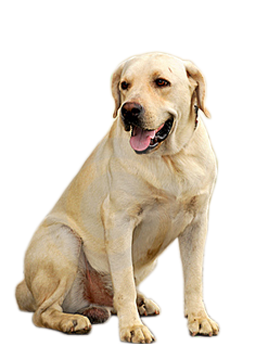
#> input picture Huffman/pictures/Doggo.png, 257 x 344 px, found by its file name
$ jupyter execute --allow-errors 'Huffman Compression Algorithm.ipynb'
#> lines starting #> are read from the running program, lines starting #| are printed output that depends on the picture
[cell 1]
# imports

from collections import Counter
import heapq
from bitarray import bitarray

import pandas as pd
import numpy as np
import math

from PIL import Image

import os
os.environ["PATH"] += os.pathsep + 'C:/Users/PC/anaconda3/pkgs/graphviz-2.38-hfd603c8_2/Library/bin/graphviz'
import graphviz
from graphviz import Digraph
from matplotlib import pyplot as plt

import filecmp
import ast

import time
import timeit

from huffman import Huffman
from LZ77 import LZ77Compressor

# Abstract

### Research goals

This research is focused on the Huffman compression algorithm, its implimentation in Python programming language, comparrison between Huffman algorithm and LZ77 and authors thoughts of optimizing it with the use of prime numbers.

### History

   In 1951, David Huffman had the task to find the most efficient binary code for his final exam paper, he thought of the idea to use frequency-sorted binary tree, building it from bottom to top, which guaranteed optimality.It was published in the 1952 paper "A Method for the Construction of Minimum-Redundancy Codes".

### Brief description

   Huffman code is a type of prefix code, which is used for lossless data compression.The idea is to assign variable-length codes to input characters, lengths of the assigned codes are based on the frequencies of corresponding characters. The most frequent character gets the smallest code and the least frequent character gets the largest code. It is usefull to compress data when there are frequently occuring characters and is still widely used to this day.


## Difference between lossless and lossy compression.

However, before we dive deeper into the world of compression algorithms, lets take a look at the difference between two types of compressions:

 * Lossless
 * Lossy

The main thing is that the **Lossless compression**, restores the files to its original form without loosing data, on the other hand, the **Lossy compression** looses some data in order to compress the file. The data that is lost is so noticable.Here is a nice table giving the differences:

|                     | Lossless Compression                        | Lossy Compression                            |
|---------------------|---------------------------------------------|----------------------------------------------|
| Data Elimination    | No                                          | Yes                                          |
| Restore to original | Yes                                         | No                                           |
| Quality             | Better                                      | Worse                                        |
| Size reduction      | Less                                        | More                                         |
| Capacity            | Less                                        | More                                         |
| Uses                | Text, images, audio                         | Audio, video, images                         |
| Algorithms          | Huffman coding, Run length encoding, ect... | Transform coding, Fractal compression, ect.. |

After we understood the main differences between the two techniques, it is time to write some simple code, to check some of the properties that they have.

Lets now compress an image with exmples from both methods. Actually I am pretty sure that you have already used those two techniques without even knowing it. **PNG** and **JPEG** are perfect examples of that, where **JPEG** is lossy compression and **PNG** is lossless compression. We will write simple program that will convert an image from PNG to JPEG and vise versa, we will check the size and the resolution of the images as well. Here is the image:

[cell 2]
def png_jpeg_and_around(image):
    """
    Takes a PNG and converts it to JPEG and vise versa.
    Prints the sizes of the original image the new JPEG image and the new PNG image
    """
#> called with image = 'pictures/doggo.png'
    image_png_original = Image.open(image)
#> image_png_original is the input picture: PIL image 257x344 RGBA; mean R, G, B, A 207.5, 193.5, 168.5, 104.7
    image_jpeg = image_png_original.convert('RGB')
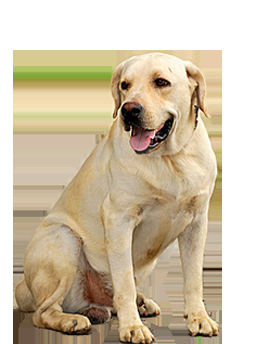
#> image_jpeg: PIL image 257x344 RGB; mean R, G, B 207.5, 193.5, 168.5

    image_jpeg.save("dogJPEG.jpg")

    image_png = Image.open("dogJPEG.jpg")
    image_png.save("dogPNG.png")

    original_png_image_size = os.path.getsize("pictures/doggo.png")
    new_png_image_size = os.path.getsize("pictures/dogPNG.png")
    new_jpeg_image_size = os.path.getsize("pictures/dogJPEG.jpg")

    print(f"The original PNG image size: {original_png_image_size} bytes\n"
            f"The new PNG image size:  {new_png_image_size} bytes\n"
            f"The new JPEG image size: {new_jpeg_image_size} bytes\n")

#> (a cell that did not finish here is left out)

#### The new JPEG image:

#### The new PNG image:

As you can see the image hasn't changed at all except that we added background, however the sizes of the files are quite different. The original image size is 106 Kb and the **JPEG** size is only 13 KB. When we transformed again from **JPEG** to **PNG** the size changed as well to 91,6 KB, which is not the same size as the original image, this is due to lossy compression losses.

## But.. how much is enough ?

 The above experiment showed us how much we can compress an image without loosing it. However when we are talking about loseless algorithms and their optimization we tend to ask well how much we can compress a file without loosing information. To answer this question the Shannon's source coding theorem or noiseless coding theorem is giving us a hand. It establishes the limits to possible data compression, and the operational meaning of the Shannon entropy.

### Shannon entropy

The entropy is formally defined as:

$$H(X)=-\sum_{i=0}^{n}P(x_{i})log_bP(x_{i})$$

Where :

* $ \sum_{i=0}^{n} $ is a summation for probabilities from $i$ to $n$

* $ P(x_{i}) $ is the probability of a single event

* $ b $ is the base of the logarithm used. Some commonlly used values are $2$ for bits Euler's number $e$ for nats and $10$ for bans

For our purpose we are going to use this variation of the formula for calculation the optimum compress size:

$$H(A)=-\sum_{w_{i}>0}w_ih(a_i)$$

where $$ h(a_i) = log_2\frac{1}{w_i}$$

* $h$ is the information content of each symbol $a_i$ with non-null probability and $w$ is weight.

Formula:

$$ H(A)=-\sum_{w_{i}>0}w_ih(a_i) = \sum_{w_{i}>0}w_ilog_2\frac{1}{w_i} = - \sum_{w_{i}>0}w_ilog_2w_i$$

### Entropy Calculator

Ok, so now we now how to calculate what is the minimal number of bit per symbol that we need to encode information lets make function that does it for us.

[cell 4]
def entropy_calculator(text, base=2, prob = False):
    """
    Takes string as an input and returns entropy.
    Defaut value of base is 2 for bits
    """
#> (reads sample text/sample-text-file-4kb.txt from the repository)
    probabilities = [n/len(text) for x,n in Counter(text).items()]

    entropy = [-p*math.log(p,2) for p in probabilities]

    if prob:
        return round(sum(entropy),2),probabilities
    else:
        return round(sum(entropy),2)

Lets check what is the entropy of the string : "Shanon Entropy"

[cell 5]
entropy_calculator("Shanon Entropy")

We now know that every character can be compressed to 3.32 bits in this string for optimallity.

## Dive deeper into Huffman algorithm

### Huffman tree

Now let's explore the Huffman algorithm a little more. To see how it actually works and why it is so popular. We have this data, each character occupies 8 bits so in total we have $(12 + 7 + 6 + 10) * 8 = 280$ bits.

| Value     | A     | B     | C     | D     |
|-----------|-------|-------|-------|-------|
| Frequency | 12     | 7     | 6     | 10    |

* The first thing that we need to do is to rearange all the values in ascending order of the frequencies.

| Value     | C     | B     | D     | A     |
|-----------|-------|-------|-------|-------|
| Frequency | 6     | 7     | 10     | 12    |

* Second we need to take the first two elements with smalles frequency - in our case those would be C and B.

The table will look like this :

| Value     | CB     | D     | A     |
|-----------|-------|-------|-------|
| Frequency | 13     | 10     | 12    |

* After that we need to complete the same step as many times as needed, now we will take again the first and the second value
with the smallest frequencies.

This is the table :

| Value     | CB     | DA     |
|-----------|-------|-------|
| Frequency | 13     | 22    |

* And yet again we combine the values until we get the full tree.

* Now we will assign 0 to left edge and 1 to the right to get this:

### What is the the size of the string after encoding ?

Take a look at the following table to see what is the size after the compression:

| Character     | Frequency | Code   | Size     |
|---------------|-----------|--------|----------|
| A             | 4         | 00     | 4*2=10   |
| B             | 5         | 10     | 5*2=10   |
| C             | 7         | 11     | 7*2=14   |
| D             | 10        | 01     | 10*2=20  |
| 4*8 = 32 bits | 16 bits   |        | 54 bits  |

We have a total of  $32+16+54 = 102 $ bits, so actually we managed to compress the string with 36 % which is pretty good.

After we understood how to compress files it will be a good idea to know how to decompress them as well. It is very simple we need to traverse from the root of the tree. As we figured out the code for the A characters on our string is $00$ , so if we look at the tree we can see how the traversal is done. Same applies with the other characters as well.

### Formal description

$A = (a_1,a_2,...,a_n)$ is the character symbol of the size $n$.

$W = (w_1,w_2,...,w_n)$, which is  positive symbol weights i.e $w_i =$ **weight** $(a_i),i \in \{1,2,...,n\}$.

The output is:

$C(W) = (c_1,c_2,...,c_n)$ which is the binary code for a character , where $c_i$ is the codeword for $a_i, i \in \{1,2,...,n\}$.

Our goal is:

Let $L(C(W)) = \sum_{i=1}^{n}w_i$ **weight** $(c_i)$ be the weighted path lenght for the binary code $C$. Condition : $L(C(W)) \leq L(C(T))$ for any code $(T(W))$

It is really important to mention that we need our binary code to be uniquely decodeable, so the sum of probabillity budgets needs to always be less or equal to one. If it is not we can always add extra symbols to make the code complete while keeping it biunique.
To see how optimal the result can be we can compute $L$ and compare it to the Shanon entropy $H$, that we discussed above.

We are going to impliment that further down in the project.

### How to store the data

So far we have a basic idea of the Huffman coding and how to make it, however we need to store the encoded data. The data is stored in binary files. The file is going to be of two parts the header information and the encoded text. Because the encoded text will be something like this : $1000110011$, and we are allowed to write to a file a byte or 8 bits at a time, we need to be sure that the encoded text is devisable by 8, if it is not we will add additional 0s to the encoded text so that we can store the data to the file.In the header information we must include the tree , so that we can decode the encoded text when we decompress the file. We can achieve greater compression if in the header we use 0 and 1, to distinguish between non-leaf and leaf. You are going to see implimenttation on that further down below.

## Building the Huffman algorithm

Now it is time to write our python implementation of the code.
This is how we are going to proceed with the algorithm:

### Compression

1. We will make a character frequency counter.
2. We are going to make a priority queue.
3. Building the Huffman Tree.
4. Encoding the text.
5. Encoding the tree.
6. Combining the encoded tree and the encoded text togheter and add padding.
7. Writing it to .bin file with header information.

### Decompression

1. Open file and read it.
2. Remove the additional padding.
3. Decoding the tree.
4. Decoding the text.
5. Write text to new file.

### Additional

1. Tree visualization.
2. Table visualization.
3. Sizes of compressed vs uncompressed file.
4. Compression ratio.
5. Speed of compression.
6. Comparing entropy to weighed path length.

## Compression

### Counting the character frequency

So basically what are we doing here is that we are counting the frequency of the individual characters and then arranging them into ascending order.

[cell 6]
def get_character_frequency(text):
    """Function that takes text as input and returns all unique characters in dictionary in ascending order"""
    unique_chars_freq = Counter([chars for chars in text])
    unique_chars_freq = dict( sorted(unique_chars_freq.items(),key=lambda item: item[1]))
    return unique_chars_freq

### Making the priority queue with heapq

Here we are  going to make a class called `HeapNode`. It is going to serve us as base building block for making the tree nodes.
In the next function called `make_heap` we are going to push the heaps into a list to store them.We are using the heapq python library - basically it provides implementation of the heap queue algorithm. You can get more information [here](https://docs.python.org/3/library/heapq.html#module-heapq).

[cell 7]
class HeapNode:
    """Class for building the pririty queue. Takes character, frequency left and right. Returns compared values,
    when building the priority queue"""
    def __init__(self, character, frequency = 0, left = None, right=None):
        self.character = character
        self.frequency = frequency
        self.left = left
        self.right = right

    def __lt__(self,other):
        return self.frequency < other.frequency

heap = []


def make_heap(frequency):
    """function which is pushing heaps from class HeapNode to heap list"""
    for f in frequency:
        node = HeapNode(f, frequency[f])
        heapq.heappush(heap, node)

### Building the huffman tree

We are going to make a new function called `build_huffman_tree()`. It takes left and right node from the heap list we created earlier and combines them together. Returning the tree.

[cell 8]
def build_huffman_tree():
        """Function that build the Huffman tree. Merges all the nodes into one and return one node value"""
        while len(heap) > 1:
            left = heapq.heappop(heap)
            right = heapq.heappop(heap)
            root = HeapNode(None,frequency=left.frequency + right.frequency)
            root.left = left
            root.right = right
            heapq.heappush(heap, root)
        huffman_tree = heapq.heappop(heap)
        return huffman_tree

### Encoding the Huffman tree so that we can store it in header

This function checks if the if there is a node character or not if there is it gets the acii values of the character and converts it to binary. If there is not character, we call again our function recursively.

[cell 9]
def huffman_tree_encoding(tree, current_code):
    """Function that encodes the Huffman tree and returns its binary value"""
    if tree.character is not None:
        current_code += "1"
        current_code += f"{ord(tree.character):08b}"
    else:
        current_code += "0"
        current_code = huffman_tree_encoding(tree.left, current_code)
        current_code = huffman_tree_encoding(tree.right, current_code)

    return current_code

### Making the binary codes for characters

Now, we need to define two functions `make_binary_codes()` and `make_binary_codes_helper()`. In `make_binary_codes()`, we are calling two functions the first one is `make_binary_codes_helper()` and the second one is `huffman_tree_encoding(node, encoded_tree)`, because we need our tree for both. In `make_binary_codes_helper()` we are doing basically the same we did when we encoded the Huffman tree however this time we are adding the binary values of the letters to a dictionary called `codes`.

[cell 10]
codes = {}

def make_binary_codes_helper(tree, current_code):
    """A helper function for make_binary_codes_function. Adds binary values of characters to dictionary"""
    if(tree == None):
        return

    if(tree.character != None):
        codes[tree.character] = current_code
        return

    make_binary_codes_helper(tree.left, current_code + "0")
    make_binary_codes_helper(tree.right, current_code + "1")


def make_binary_codes(huffman_tree):
    """A function that calls make_codes_helper and huffman_tree_encoding.
    Returns the encoded tree"""

    current_code = ""

    make_binary_codes_helper(huffman_tree, current_code)

### Encoding the text.

[cell 11]
def get_encoded_text(text):
    """Function that takes text as param and returns encoded text"""
    encoded_text = ""
    for character in text:
        encoded_text += codes[character]

    return encoded_text

### Combine and add padding

We are combinig the tree, the encoded text and adding padding to it so that it can assure it can be divisible by 8. Padding is added if there is need of it. We add the number of padding in the beggining of the encoded text.

[cell 12]
def combine(encoded_text,encoded_tree):
    """Function combining the encoded_tree and the encoded_text.
    Adds padding if needed.
    Returns a string of combined elements"""

    padding_number = 8 - (len(encoded_text) + len(encoded_tree)) % 8
    if padding_number != 0:
        encoded_text = padding_number * "0" + encoded_text

    return f"{encoded_tree}{padding_number:08b}{encoded_text}"

### Writing the text to output file

Here we are going to write the our encoded tree and text to a bin file. We are making a `bytearray()` objects and append the binary digits by 8 bits at a time.

[cell 13]
def compress():
    """Save encoded text to output file"""
    start_time = time.perf_counter ()

    with open("sample text/sample-text-file-4kb.txt") as in_file, \
    open("compressed/compressed-sample-text-file-4kb.bin", "wb") as out_file:
        text = in_file.read()

        encoding,tree,freq = run_compress(text)

        byte_array = bytearray()
        for i in range(0, len(encoding), 8):
            byte_array.append(int(encoding[i:i+8], 2))

        out_file.write(byte_array)

        end_time = time.perf_counter ()

    total_time = end_time -start_time

    return tree,freq,total_time

def run_compress(text):
    """Helper function loading for compress"""
    freq = get_character_frequency(text)
    make_heap(freq)

    tree = build_huffman_tree()

    encoded_tree = huffman_tree_encoding(tree,"")

    make_binary_codes(tree)

    encoded_text = get_encoded_text(text)

    encoded_text_and_header = combine(encoded_text,encoded_tree)

    return encoded_text_and_header,tree,freq
